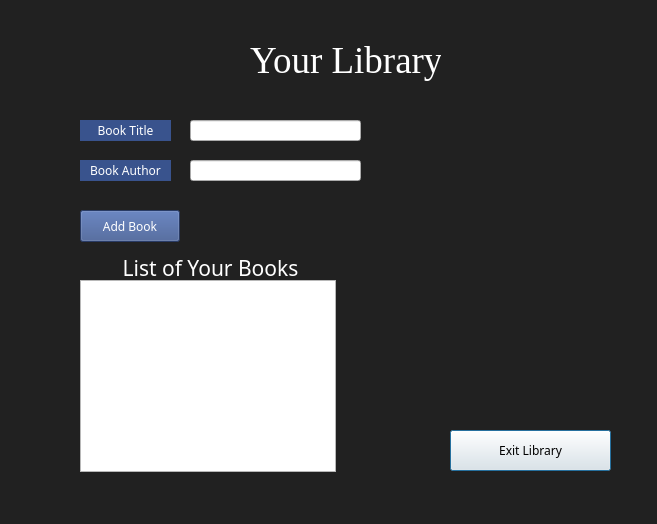
<?xml version="1.0" encoding="UTF-8"?>
<ui version="4.0">
 <class>libraryWindow</class>
 <widget class="QDialog" name="libraryWindow">
  <property name="geometry">
   <rect>
    <x>0</x>
    <y>0</y>
    <width>657</width>
    <height>524</height>
   </rect>
  </property>
  <property name="windowTitle">
   <string>Dialog</string>
  </property>
  <property name="styleSheet">
   <string notr="true">QDialog{
	background-color:rgb(33, 33, 33);
}</string>
  </property>
  <widget class="QLabel" name="pageLabel">
   <property name="geometry">
    <rect>
     <x>250</x>
     <y>40</y>
     <width>191</width>
     <height>41</height>
    </rect>
   </property>
   <property name="font">
    <font>
     <family>Times New Roman</family>
     <pointsize>28</pointsize>
    </font>
   </property>
   <property name="styleSheet">
    <string notr="true">QLabel{
color: white;
}</string>
   </property>
   <property name="text">
    <string>Your Library</string>
   </property>
   <property name="scaledContents">
    <bool>false</bool>
   </property>
  </widget>
  <widget class="QPushButton" name="exitLibButton">
   <property name="geometry">
    <rect>
     <x>450</x>
     <y>430</y>
     <width>161</width>
     <height>41</height>
    </rect>
   </property>
   <property name="font">
    <font>
     <family>Baskerville</family>
    </font>
   </property>
   <property name="styleSheet">
    <string notr="true"/>
   </property>
   <property name="text">
    <string>Exit Library</string>
   </property>
  </widget>
  <widget class="QLabel" name="titleLabel">
   <property name="geometry">
    <rect>
     <x>80</x>
     <y>120</y>
     <width>91</width>
     <height>21</height>
    </rect>
   </property>
   <property name="font">
    <font>
     <family>Baskerville</family>
    </font>
   </property>
   <property name="styleSheet">
    <string notr="true">QLabel{
background-color:rgb(57, 83, 141);
color: rgb(255, 255, 255)
}</string>
   </property>
   <property name="text">
    <string>Book Title</string>
   </property>
   <property name="alignment">
    <set>Qt::AlignmentFlag::AlignCenter</set>
   </property>
  </widget>
  <widget class="QLabel" name="titleLabel_2">
   <property name="geometry">
    <rect>
     <x>80</x>
     <y>160</y>
     <width>91</width>
     <height>21</height>
    </rect>
   </property>
   <property name="font">
    <font>
     <family>Baskerville</family>
    </font>
   </property>
   <property name="styleSheet">
    <string notr="true">QLabel{
background-color:rgb(57, 83, 141);
color: rgb(255, 255, 255)
}</string>
   </property>
   <property name="text">
    <string>Book Author</string>
   </property>
   <property name="alignment">
    <set>Qt::AlignmentFlag::AlignCenter</set>
   </property>
  </widget>
  <widget class="QLineEdit" name="titleLineEdit">
   <property name="geometry">
    <rect>
     <x>190</x>
     <y>120</y>
     <width>171</width>
     <height>21</height>
    </rect>
   </property>
  </widget>
  <widget class="QLineEdit" name="authorLineEdit">
   <property name="geometry">
    <rect>
     <x>190</x>
     <y>160</y>
     <width>171</width>
     <height>21</height>
    </rect>
   </property>
  </widget>
  <widget class="QPushButton" name="addButton">
   <property name="geometry">
    <rect>
     <x>80</x>
     <y>210</y>
     <width>100</width>
     <height>32</height>
    </rect>
   </property>
   <property name="font">
    <font>
     <family>Baskerville</family>
    </font>
   </property>
   <property name="styleSheet">
    <string notr="true">QPushButton{
background-color:rgb(57, 83, 141);
color: rgb(255, 255, 255)
}</string>
   </property>
   <property name="text">
    <string>Add Book</string>
   </property>
  </widget>
  <widget class="QListWidget" name="listWidget">
   <property name="geometry">
    <rect>
     <x>80</x>
     <y>280</y>
     <width>256</width>
     <height>192</height>
    </rect>
   </property>
   <property name="font">
    <font>
     <family>Baskerville</family>
    </font>
   </property>
  </widget>
  <widget class="QLabel" name="label">
   <property name="geometry">
    <rect>
     <x>90</x>
     <y>260</y>
     <width>241</width>
     <height>16</height>
    </rect>
   </property>
   <property name="font">
    <font>
     <family>Baskerville</family>
     <pointsize>16</pointsize>
    </font>
   </property>
   <property name="styleSheet">
    <string notr="true">QLabel{
color: white;
}</string>
   </property>
   <property name="text">
    <string>List of Your Books</string>
   </property>
   <property name="alignment">
    <set>Qt::AlignmentFlag::AlignCenter</set>
   </property>
  </widget>
 </widget>
 <resources/>
 <connections/>
</ui>
